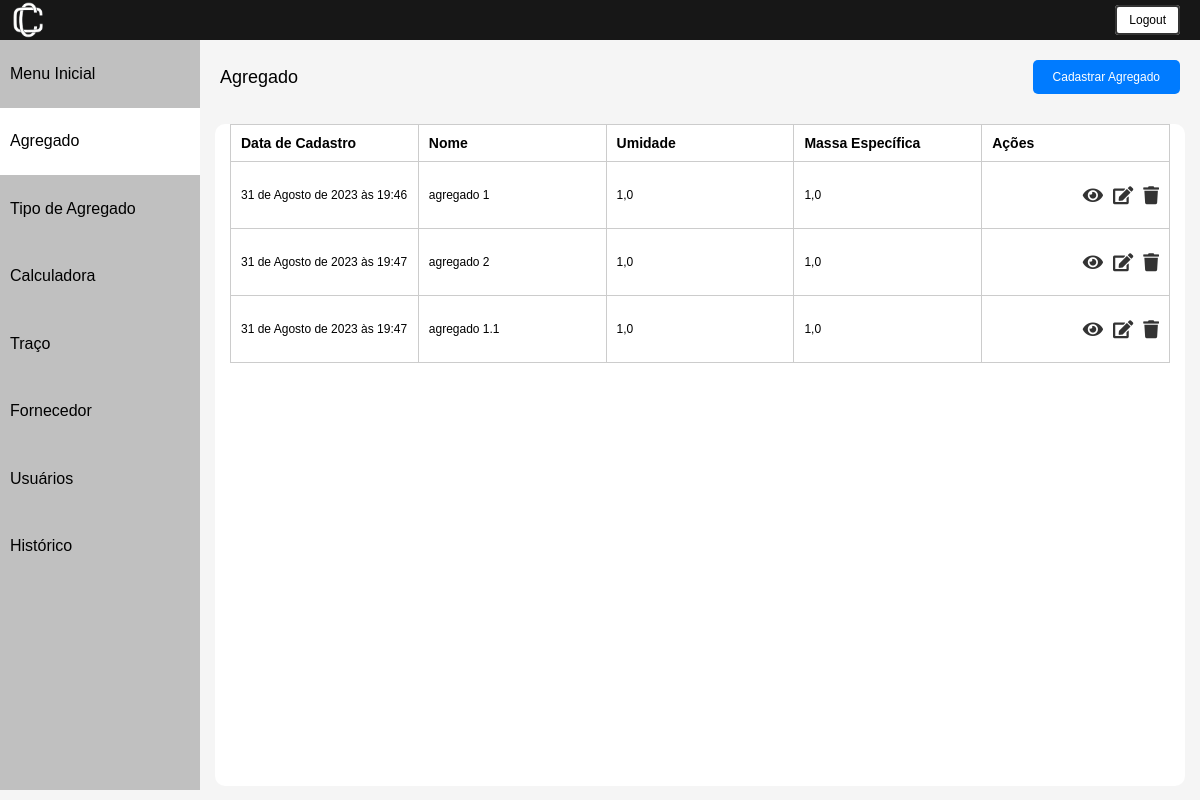
The page /agregados/ (signed in) on the database as committed earlier.
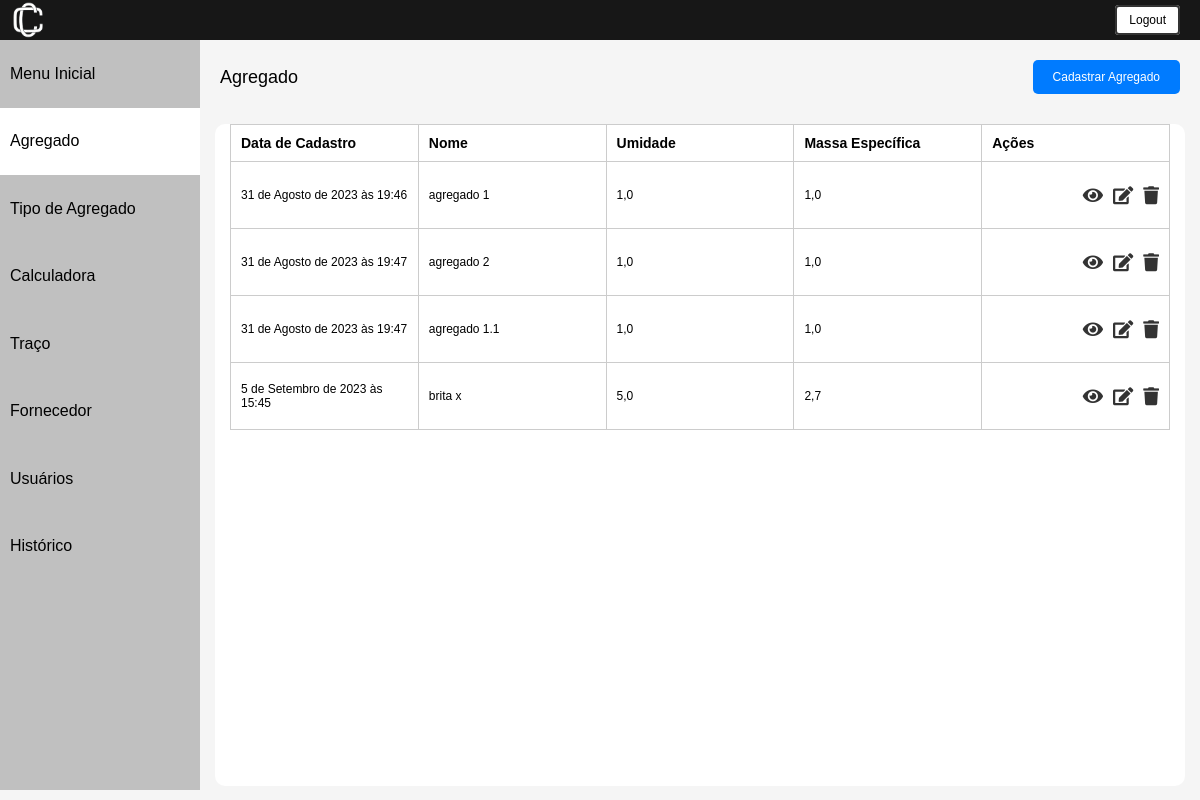
The same page on the database as committed later.
### usuarios/models.py (models this page shows, shortened)
class Agregado(models.Model):
    nome = models.CharField(max_length=40, unique=True)
    pen_6_30_mm = models.FloatField()
    pen_4_80_mm = models.FloatField()
    pen_2_40_mm = models.FloatField()
    pen_1_20_mm = models.FloatField()
    pen_600_um = models.FloatField()
    pen_300_um = models.FloatField()
    pen_150_um = models.FloatField()
    pen_75_um = models.FloatField()
    fundo = models.FloatField()
    umidade = models.FloatField()
    massa_especifica = models.FloatField()
    is_deleted = models.BooleanField(default=False)
    num_modificacao = models.IntegerField(default=0)
    data_cadastro = models.DateTimeField(default=timezone.now)
    fk_usuario_id = models.IntegerField(null=False)
    fk_fornecedor_id = models.ForeignKey(Fornecedor, on_delete=models.CASCADE)
    fk_tipo_agregado_id = models.ForeignKey(TipoAgregado, on_delete=models.CASCADE)
    class Meta:
        db_table = "agregado"

### usuarios/views.py (the view)
# urls.py: path('agregados/', views.listar_agregados, name='agregados'),
@login_required
def listar_agregados(request):  # Renomeei a função para ser mais descritiva
    agregados = Agregado.objects.all()
    return render(request, 'agregado/index.html', {'agregados': agregados})

### usuarios/templates/agregado/index.html (shortened to what this page needs)
{% extends 'base.html' %}
{% load static %}
{% block content %}
<html lang="pt-br">
<head>
    <link rel="stylesheet" href="{% static 'css/listar.css' %}">
    <link rel="stylesheet" href="https://cdnjs.cloudflare.com/ajax/libs/font-awesome/5.15.4/css/all.min.css">
</head>
<body>
     {% include "utils/header.html" %}
    <div class="container">
        {% include "utils/sidebar.html" %}
        <div class="content">
            <div class="cadastrar_btn">
                <a class="nome-pagina">Agregado</a>
                <a href="{% url 'cadastrar_agregado' %}" class="btn_cadastrar">Cadastrar Agregado</a>
            </div>
            <div class = 'all-content'>
                <div class="lista">
                    <table>
                        <thead>
                            <tr>
                                <th>Data de Cadastro</th>
                                <th>Nome</th>
                                <th>Umidade</th>
                                <th>Massa Específica</th>
                                <th>Ações</th>
                            </tr>
                        </thead>
                        <tbody>
                            {% for tipo in agregados %}
                                <tr>
                                    <td>{{ tipo.data_cadastro }}</td>
                                    <td>{{ tipo.nome }}</td>
                                    <td>{{ tipo.umidade }}</td>
                                    <td>{{ tipo.massa_especifica }}</td>
                                    <td class="align-right">
                                        <div class="btn-action-container">
                                            <a href="{% url 'inspecionar_agregado' tipo.id %}" class="btn-action"><i class="fa fa-eye"></i></a>
                                            <a href="{% url 'editar_agregado' tipo.id %}" class="btn-action"><i class="fa fa-edit"></i></a>
                                            <button class="btn-action btn-deletar" data-id="{{ tipo.id }}" data-url="{% url 'deletar_agregado' tipo.id %}"><i class="fa fa-trash"></i></button>
                                        </div>
                                    </td>
                            </tr>
                            {% endfor %}
                        </tbody>
                    </table>
                </div>
                </div>
        </div>
    </div>
</body>
{% endblock %}

Rows that differ between the two databases and show on the page:
added Agregado: data_cadastro "5 de Setembro de 2023 às 15:45", nome "brita x", umidade "5,0", massa_especifica "2,7"
